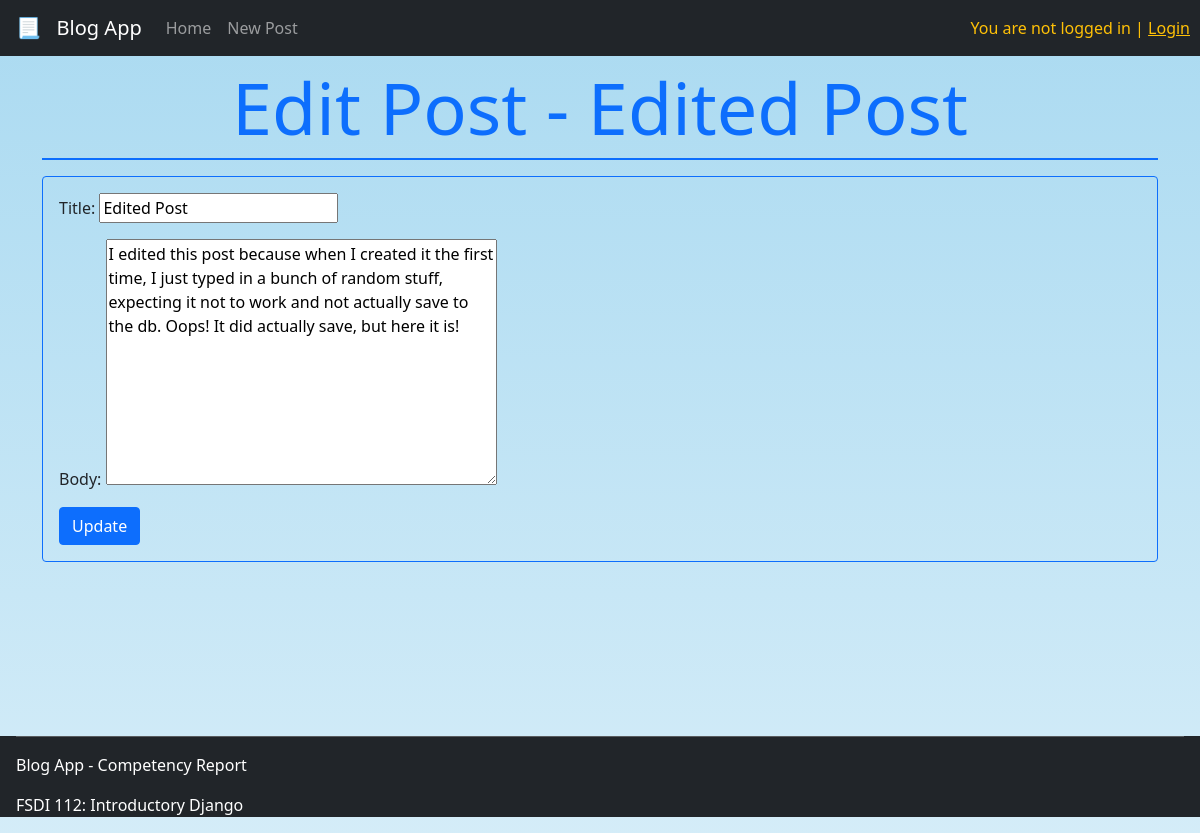
Page /post/4/edit on the committed database.
### blog/models.py (models this page shows, shortened)
class Post(models.Model):
    title = models.CharField(max_length=200)
    author = models.ForeignKey('auth.User', on_delete=models.CASCADE)
    body = models.TextField()
    likes = models.IntegerField(default=0)
    dislikes = models.IntegerField(default=0)
    flagged = models.BooleanField(default=False)
    created_at = models.DateTimeField(auto_now_add=True)

### blog/views.py (the view)
# urls.py: path("post/<int:pk>/edit", BlogUpdateView.as_view(), name="edit_post"),
class BlogUpdateView(UpdateView):
    model = Post
    template_name = 'edit_post.html'
    fields = ['title', 'body']

### blog/templates/edit_post.html (shortened to what this page needs)
{% extends "base.html" %}
{% block content %}
<div class="container pt-3">
    <h1 class="display-2 mt-5 text-primary text-center">Edit Post - {{post.title}}</h1>
    <div class="divider bg-primary border border-primary"></div>
    <div class="mt-3 p-3 border border-primary rounded">
        <form action="" method="post">
            {{form.as_p}}
            <input class="btn btn-primary" type="submit" value="Update">
        </form>
    </div>
</div>
{% endblock content %}

### blog/static/css/styles.css (style rules this page uses)
body { background-image: linear-gradient(#aadaf1, #aadaf181); }
.container { min-height: 90vh; }

### rows in the picture
Post: title "Edited Post", body "I edited this post because when I created it the first time, I just typed in a bunch of random stuff, expecting it not to work and not actually save to the db. Oops! It did actually save, but here it is!"
